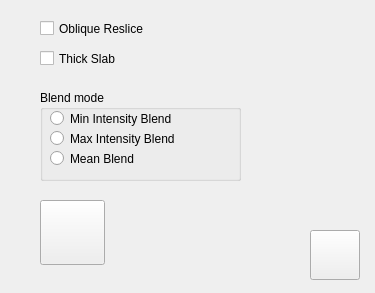
<?xml version="1.0" encoding="UTF-8"?>
<ui version="4.0">
 <class>Crosshair</class>
 <widget class="QWidget" name="Crosshair">
  <property name="geometry">
   <rect>
    <x>0</x>
    <y>0</y>
    <width>375</width>
    <height>293</height>
   </rect>
  </property>
  <property name="windowTitle">
   <string>Crosshair</string>
  </property>
  <widget class="QCheckBox" name="resliceModeCheckBox">
   <property name="geometry">
    <rect>
     <x>40</x>
     <y>20</y>
     <width>151</width>
     <height>17</height>
    </rect>
   </property>
   <property name="text">
    <string>Oblique Reslice</string>
   </property>
  </widget>
  <widget class="QCheckBox" name="thickModeCheckBox">
   <property name="geometry">
    <rect>
     <x>40</x>
     <y>50</y>
     <width>111</width>
     <height>17</height>
    </rect>
   </property>
   <property name="text">
    <string>Thick Slab</string>
   </property>
  </widget>
  <widget class="QGroupBox" name="blendModeGroupBox">
   <property name="geometry">
    <rect>
     <x>40</x>
     <y>90</y>
     <width>201</width>
     <height>91</height>
    </rect>
   </property>
   <property name="title">
    <string>Blend mode</string>
   </property>
   <widget class="QRadioButton" name="radioButton_Min">
    <property name="geometry">
     <rect>
      <x>10</x>
      <y>20</y>
      <width>181</width>
      <height>17</height>
     </rect>
    </property>
    <property name="text">
     <string>Min Intensity Blend</string>
    </property>
   </widget>
   <widget class="QRadioButton" name="radioButton_Max">
    <property name="geometry">
     <rect>
      <x>10</x>
      <y>40</y>
      <width>181</width>
      <height>17</height>
     </rect>
    </property>
    <property name="text">
     <string>Max Intensity Blend</string>
    </property>
   </widget>
   <widget class="QRadioButton" name="radioButton_Mean">
    <property name="geometry">
     <rect>
      <x>10</x>
      <y>60</y>
      <width>111</width>
      <height>17</height>
     </rect>
    </property>
    <property name="text">
     <string>Mean Blend</string>
    </property>
   </widget>
  </widget>
  <widget class="QPushButton" name="pushButtonClose">
   <property name="geometry">
    <rect>
     <x>310</x>
     <y>230</y>
     <width>50</width>
     <height>50</height>
    </rect>
   </property>
   <property name="styleSheet">
    <string notr="true">border-image: url(:/Crosshair/Resources/6.png);</string>
   </property>
   <property name="text">
    <string/>
   </property>
  </widget>
  <widget class="QPushButton" name="resetButton">
   <property name="geometry">
    <rect>
     <x>40</x>
     <y>200</y>
     <width>65</width>
     <height>65</height>
    </rect>
   </property>
   <property name="styleSheet">
    <string notr="true">border-image: url(:/Crosshair/Resources/7.png);</string>
   </property>
   <property name="text">
    <string/>
   </property>
  </widget>
  <widget class="QLabel" name="label">
   <property name="geometry">
    <rect>
     <x>0</x>
     <y>0</y>
     <width>371</width>
     <height>291</height>
    </rect>
   </property>
   <property name="styleSheet">
    <string notr="true">background-image: url(:/Crosshair/Resources/2.png);
</string>
   </property>
   <property name="text">
    <string/>
   </property>
  </widget>
  <zorder>label</zorder>
  <zorder>resliceModeCheckBox</zorder>
  <zorder>thickModeCheckBox</zorder>
  <zorder>blendModeGroupBox</zorder>
  <zorder>pushButtonClose</zorder>
  <zorder>resetButton</zorder>
 </widget>
 <layoutdefault spacing="6" margin="11"/>
 <resources>
  <include location="Crosshair.qrc"/>
 </resources>
 <connections/>
</ui>
